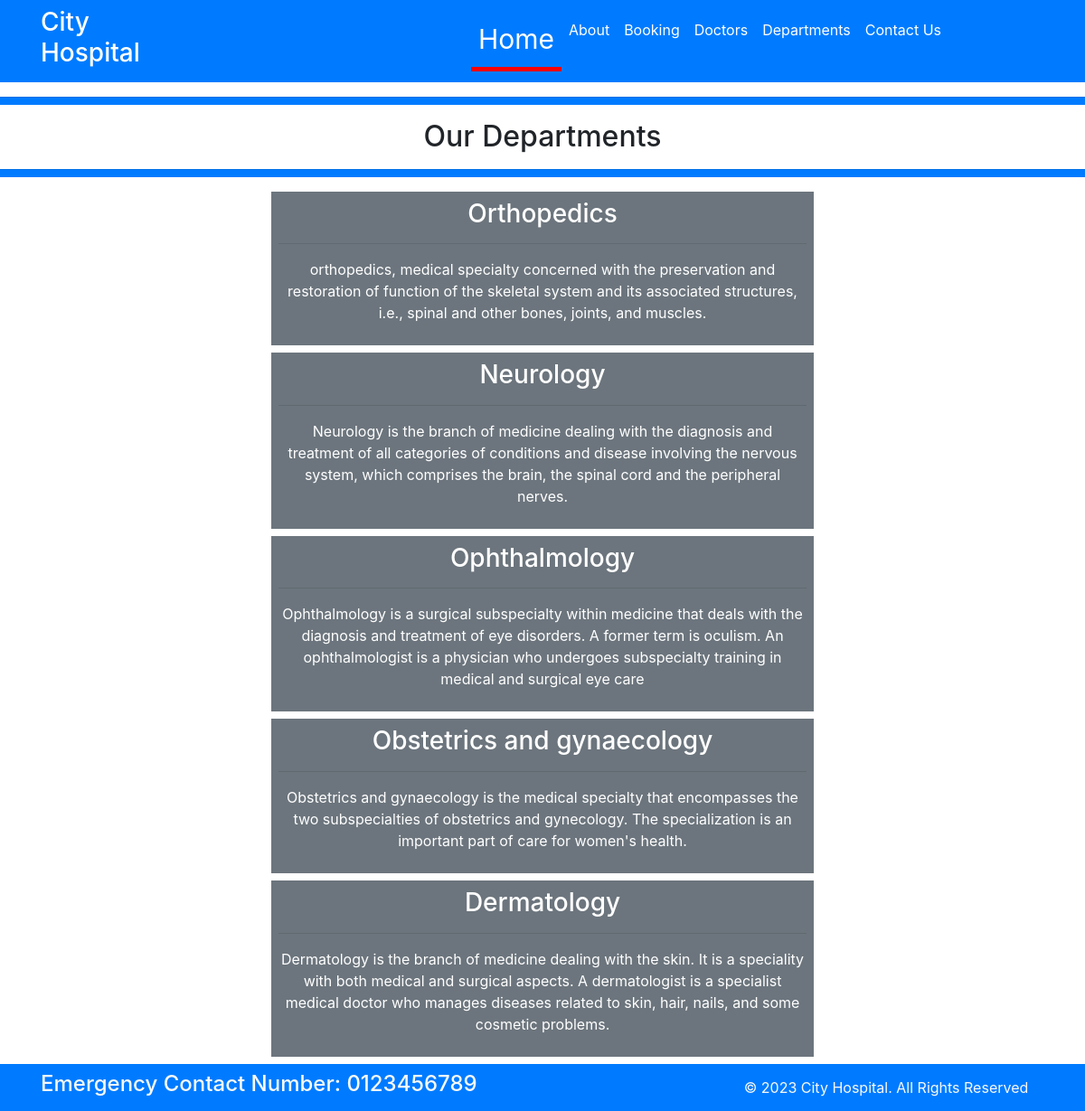
Screenshot of /department with the database file from the repository.
### home/models.py (models this page shows, shortened)
class Departments(models.Model):
    dep_name = models.CharField(max_length=100)
    dep_description = models.TextField()

### home/views.py (the view)
# urls.py: path('department',views.department,name='Departments'),
def department(request):
    dep_data = {
        'dep': Departments.objects.all()
    }
    return render(request, 'department.html', dep_data)

### templates/department.html (shortened to what this page needs)
{% extends 'base.html' %}
{% block content %}
  <hr class="p-1 bg-primary bg-gradient" />
  <h2 class="text-center">Our Departments</h2>
  <hr class="p-1 bg-primary bg-gradient" />
  {% for d in dep %}
    <div class="w-50 bg-secondary mx-auto text-center text-white border-danger p-2 m-2">
      <h3>{{ d.dep_name }}</h3>
      <hr />
      <p>{{ d.dep_description }}</p>
    </div>
  {% endfor %}
{% endblock %}

### rows the page displays
Departments: dep_name "Orthopedics", dep_description "orthopedics, medical specialty concerned with the preservation and restoration of function of the skeletal system and its associated structures, i.e., spinal and other bones, joints, and muscles."
Departments: dep_name "Neurology", dep_description "Neurology is the branch of medicine dealing with the diagnosis and treatment of all categories of conditions and disease involving the nervous system, which comprises the brain, the spinal cord and the peripheral nerves."
Departments: dep_name "Ophthalmology", dep_description "Ophthalmology is a surgical subspecialty within medicine that deals with the diagnosis and treatment of eye disorders. A former term is oculism. An ophthalmologist is a physician who undergoes subspecialty training in medical and surgical eye care"
Departments: dep_name "Obstetrics and gynaecology", dep_description "Obstetrics and gynaecology is the medical specialty that encompasses the two subspecialties of obstetrics and gynecology. The specialization is an important part of care for women's health."
Departments: dep_name "Dermatology", dep_description "Dermatology is the branch of medicine dealing with the skin. It is a speciality with both medical and surgical aspects. A dermatologist is a specialist medical doctor who manages diseases related to skin, hair, nails, and some cosmetic problems."
